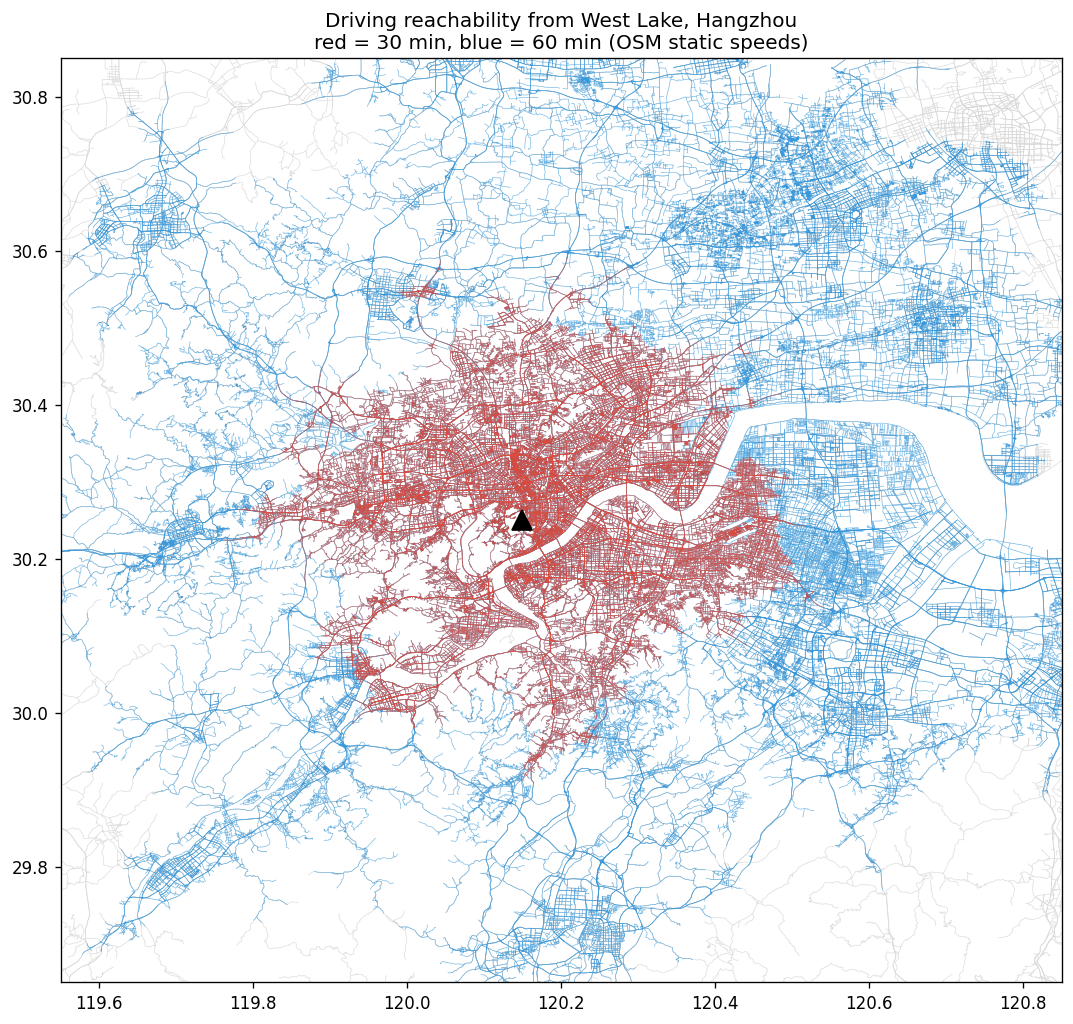

This figure's Python source:
"""Demo: driving isochrone from West Lake (Hangzhou) using extracted data.

Caches Dijkstra result to pickle; renders with LineCollection (fast).
Output: zhejiang_osm/isochrone_demo.png + isochrone_reachable.geojson
"""
import csv, json, os, pickle, time
import networkx as nx

EDGES = "zhejiang_osm/zhejiang_edges.csv"
NODES = "zhejiang_osm/zhejiang_nodes.csv"
OUT = "zhejiang_osm"
ORIGIN = (120.1486, 30.2505)  # West Lake, Hangzhou
TIMES = [1800, 3600]
CACHE = f"{OUT}/_dijkstra_cache.pkl"
DRIVE_HW = {"motorway", "motorway_link", "trunk", "trunk_link", "primary",
            "primary_link", "secondary", "secondary_link", "tertiary",
            "tertiary_link", "unclassified", "residential", "living_street",
            "service", "road"}
BASEMAP_HW = {"motorway", "trunk", "primary", "secondary", "tertiary"}


def nearest_node(G, x, y, coords):
    return min(G.nodes, key=lambda n: (coords[n][0] - x) ** 2
               + (coords[n][1] - y) ** 2)


def compute():
    t0 = time.time()
    coords = {}
    with open(NODES) as f:
        for row in csv.DictReader(f):
            coords[int(row["node_id"])] = (float(row["lon"]), float(row["lat"]))
    print(f"  coords: {len(coords)} ({time.time()-t0:.0f}s)", flush=True)

    G = nx.MultiDiGraph()
    with open(EDGES) as f:
        for row in csv.DictReader(f):
            if row["highway"] not in DRIVE_HW:
                continue
            u, v = int(row["u"]), int(row["v"])
            if u not in coords or v not in coords:
                continue
            t, d = float(row["travel_time_s"]), float(row["length_m"])
            G.add_edge(u, v, length=d, travel_time=t)
            if row["oneway"] == "0":
                G.add_edge(v, u, length=d, travel_time=t)
    print(f"  drive graph: {G.number_of_nodes()} nodes / "
          f"{G.number_of_edges()} edges ({time.time()-t0:.0f}s)", flush=True)

    o = nearest_node(G, ORIGIN[0], ORIGIN[1], coords)
    print(f"  origin node {o} at {coords[o]}", flush=True)
    dist = nx.single_source_dijkstra_path_length(G, o, weight="travel_time",
                                                 cutoff=TIMES[-1])
    print(f"  reached {len(dist)} nodes ({time.time()-t0:.0f}s)", flush=True)
    with open(CACHE, "wb") as f:
        pickle.dump({"dist": dist, "coords": coords}, f)
    print(f"  cached to {CACHE}", flush=True)


def render():
    t0 = time.time()
    with open(CACHE, "rb") as f:
        data = pickle.load(f)
    dist, coords = data["dist"], data["coords"]
    print(f"  cache loaded ({time.time()-t0:.0f}s)", flush=True)

    import matplotlib
    matplotlib.use("Agg")
    import matplotlib.pyplot as plt
    from matplotlib.collections import LineCollection

    # view box: Hangzhou metro area
    bbox = (119.55, 120.85, 29.65, 30.85)

    fig, ax = plt.subplots(figsize=(12, 10))

    # basemap: major roads only, clipped to bbox, drawn as LineCollections
    print("  basemap: reading road geojson ...", flush=True)
    segs_by_hw = {hw: [] for hw in BASEMAP_HW}
    with open(f"{OUT}/zhejiang_roads.geojson") as f:
        for feat in json.load(f)["features"]:
            hw = feat["properties"].get("highway")
            if hw not in segs_by_hw:
                continue
            line = feat["geometry"]["coordinates"]
            if not any(bbox[0] <= c[0] <= bbox[1] and bbox[2] <= c[1] <= bbox[3]
                       for c in line):
                continue
            segs_by_hw[hw].extend(zip(line[:-1], line[1:]))
    n_base = sum(len(v) for v in segs_by_hw.values())
    print(f"  basemap segments in view: {n_base} ({time.time()-t0:.0f}s)",
          flush=True)
    for hw, segs in segs_by_hw.items():
        if segs:
            ax.add_collection(LineCollection(segs, colors="#d9d9d9",
                                             linewidths=0.4, zorder=1))
    # reachable edges per band, scanned once from edge CSV, bbox-clipped
    colors = {3600: "#3498db", 1800: "#e74c3c"}
    segs = {T: [] for T in TIMES}
    with open(EDGES) as f:
        for row in csv.DictReader(f):
            if row["highway"] not in DRIVE_HW:
                continue
            u, v = int(row["u"]), int(row["v"])
            tu, tv = dist.get(u), dist.get(v)
            if tu is None or tv is None:
                continue
            T = max(tu, tv)
            if T > TIMES[-1]:
                continue
            cu, cv = coords[u], coords[v]
            if not ((bbox[0] <= cu[0] <= bbox[1]
                     and bbox[2] <= cu[1] <= bbox[3])
                    or (bbox[0] <= cv[0] <= bbox[1]
                        and bbox[2] <= cv[1] <= bbox[3])):
                continue
            for B in TIMES:
                if T <= B:
                    segs[B].append((cu, cv))
    for T in sorted(TIMES, reverse=True):
        ax.add_collection(LineCollection(segs[T], colors=colors[T],
                                         linewidths=0.35, alpha=0.8,
                                         zorder=2))
        print(f"  band <= {T//60} min: {len(segs[T])} segments "
              f"({time.time()-t0:.0f}s)", flush=True)

    ax.plot(ORIGIN[0], ORIGIN[1], "k^", markersize=12, zorder=5)
    ax.set_xlim(bbox[0], bbox[1]); ax.set_ylim(bbox[2], bbox[3])
    ax.set_title("Driving reachability from West Lake, Hangzhou\n"
                 "red = 30 min, blue = 60 min (OSM static speeds)")
    ax.set_aspect("equal")
    fig.savefig(f"{OUT}/isochrone_demo.png", dpi=120, bbox_inches="tight")
    print(f"  saved {OUT}/isochrone_demo.png ({time.time()-t0:.0f}s)",
          flush=True)


def geojson():
    """Compact reachable-edge GeoJSON using edge CSV + dist cache."""
    t0 = time.time()
    with open(CACHE, "rb") as f:
        data = pickle.load(f)
    dist, coords = data["dist"], data["coords"]
    n_feat = 0
    with open(f"{OUT}/isochrone_reachable.geojson", "w") as out, \
            open(EDGES) as f:
        out.write('{"type":"FeatureCollection","features":[')
        first = True
        for row in csv.DictReader(f):
            if row["highway"] not in DRIVE_HW:
                continue
            u, v = int(row["u"]), int(row["v"])
            if u not in dist or v not in dist:
                continue
            T = max(dist[u], dist[v])
            if T > TIMES[-1]:
                continue
            cu, cv = coords.get(u), coords.get(v)
            if cu is None or cv is None:
                continue
            feat = {"type": "Feature",
                    "properties": {"min": round(T / 60, 1),
                                   "hw": row["highway"]},
                    "geometry": {"type": "LineString",
                                 "coordinates": [list(cu), list(cv)]}}
            if not first:
                out.write(",")
            json.dump(feat, out, separators=(",", ":"))
            first = False
            n_feat += 1
        out.write("]}\n")
    print(f"  geojson: {n_feat} features ({time.time()-t0:.0f}s)", flush=True)


def main():
    if not os.path.exists(CACHE):
        print("[1] Dijkstra ...", flush=True)
        compute()
    else:
        print("[1] using Dijkstra cache", flush=True)
    print("[2] rendering ...", flush=True)
    render()
    print("[3] reachable geojson ...", flush=True)
    geojson()
    print("ALL DONE", flush=True)


if __name__ == "__main__":
    main()
